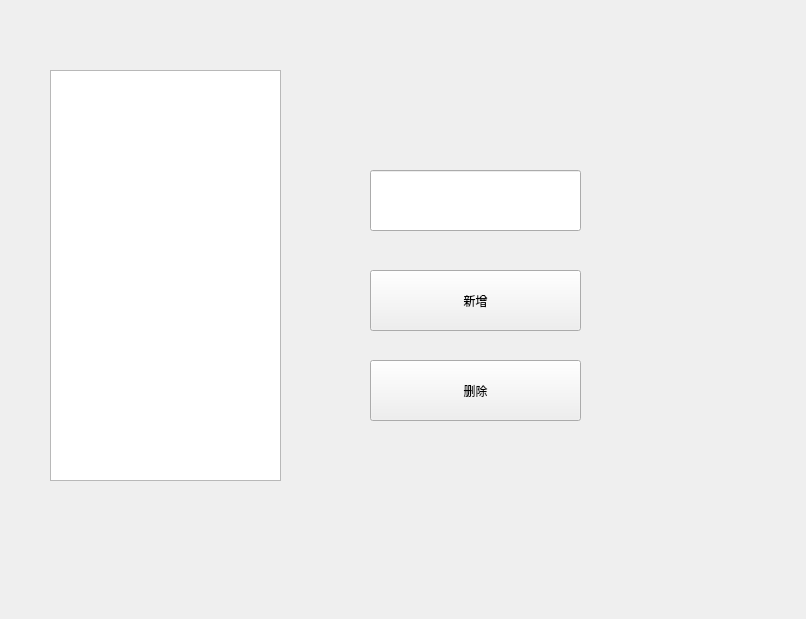
<?xml version="1.0" encoding="UTF-8"?>
<ui version="4.0">
 <class>Widget</class>
 <widget class="QWidget" name="Widget">
  <property name="geometry">
   <rect>
    <x>0</x>
    <y>0</y>
    <width>806</width>
    <height>619</height>
   </rect>
  </property>
  <property name="windowTitle">
   <string>Widget</string>
  </property>
  <widget class="QListWidget" name="listWidget">
   <property name="geometry">
    <rect>
     <x>50</x>
     <y>70</y>
     <width>231</width>
     <height>411</height>
    </rect>
   </property>
  </widget>
  <widget class="QLineEdit" name="lineEdit">
   <property name="geometry">
    <rect>
     <x>370</x>
     <y>170</y>
     <width>211</width>
     <height>61</height>
    </rect>
   </property>
  </widget>
  <widget class="QPushButton" name="pushButton_add">
   <property name="geometry">
    <rect>
     <x>370</x>
     <y>270</y>
     <width>211</width>
     <height>61</height>
    </rect>
   </property>
   <property name="text">
    <string>新增</string>
   </property>
  </widget>
  <widget class="QPushButton" name="pushButton_delete">
   <property name="geometry">
    <rect>
     <x>370</x>
     <y>360</y>
     <width>211</width>
     <height>61</height>
    </rect>
   </property>
   <property name="text">
    <string>删除</string>
   </property>
  </widget>
 </widget>
 <resources/>
 <connections/>
</ui>
